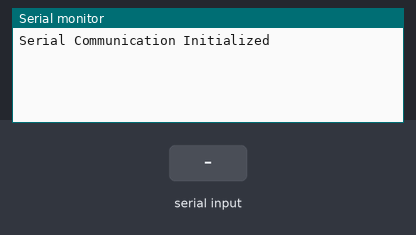
The sketch below on a simulated ESP32. Shown: the last lines printed to the serial monitor. The test bench sets the inputs (shaded band).

Above: at 2.4 s.
2.5 s: "1" received over the second serial link
At 5.1 s:
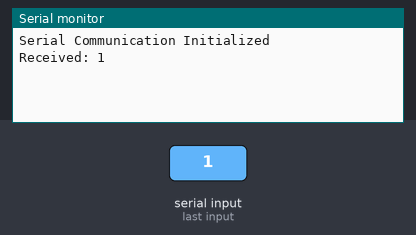
5.7 s: "0" received over the second serial link
At 7.1 s:
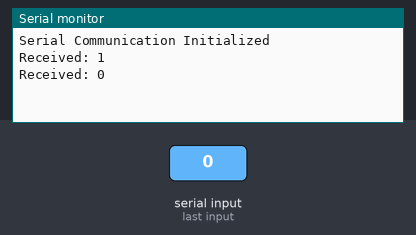
7.2 s: "2" received over the second serial link
At 9.8 s:
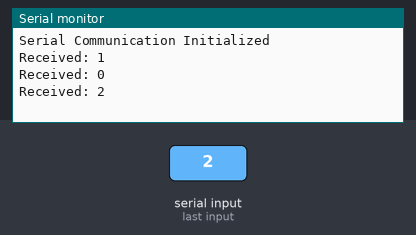

The sketch:

RX_TX_FABGL.ino
```cpp
// FABGL transmit and receive
// FABGL              ESP32
// TX: IO 2         RX: IO 14
// RX: IO 34        TX: IO 12
// GND              GND

#include <HardwareSerial.h>
HardwareSerial mySerial(1);

void setup() {
  // Initialize serial communication at 115200 baud rate
  Serial.begin(115200);
  mySerial.begin(115200, SERIAL_8N1, 34, 2);
  // Print a message on the Serial Monitor
  Serial.println("Serial Communication Initialized");
}

int counter = 0;

void loop() {
  // Send a test message via Serial
  mySerial.printf("Hello from FABGL VGA32 * %d *", counter);
  counter++;

  // Check if data is available on Serial
  if (mySerial.available()) {
    String data = mySerial.readString();
    Serial.print("Received: ");
    Serial.println(data);


  }


//Serial.println("end loop ");

  // Add a delay to avoid flooding the serial port
  delay(800);
}
```

Measured:
- after the input at 2.5 s, the serial monitor: prints a new line after 1.7 s (image 1)
- after the input at 5.7 s, the serial monitor: prints a new line after 1.1 s (image 2)
- after the input at 7.2 s, the serial monitor: prints a new line after 1.4 s (image 3)
